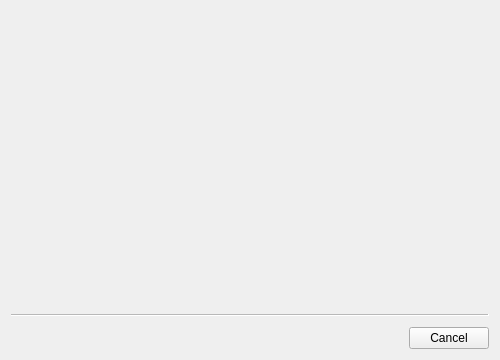
<?xml version="1.0" encoding="UTF-8"?>
<ui version="4.0">
 <class>crmaccountMerge</class>
 <widget class="QWizard" name="crmaccountMerge">
  <property name="geometry">
   <rect>
    <x>0</x>
    <y>0</y>
    <width>500</width>
    <height>360</height>
   </rect>
  </property>
  <property name="windowTitle">
   <string>Merge CRM Accounts</string>
  </property>
  <property name="options">
   <set>QWizard::NoBackButtonOnStartPage|QWizard::NoDefaultButton</set>
  </property>
 </widget>
 <resources/>
 <connections/>
</ui>
